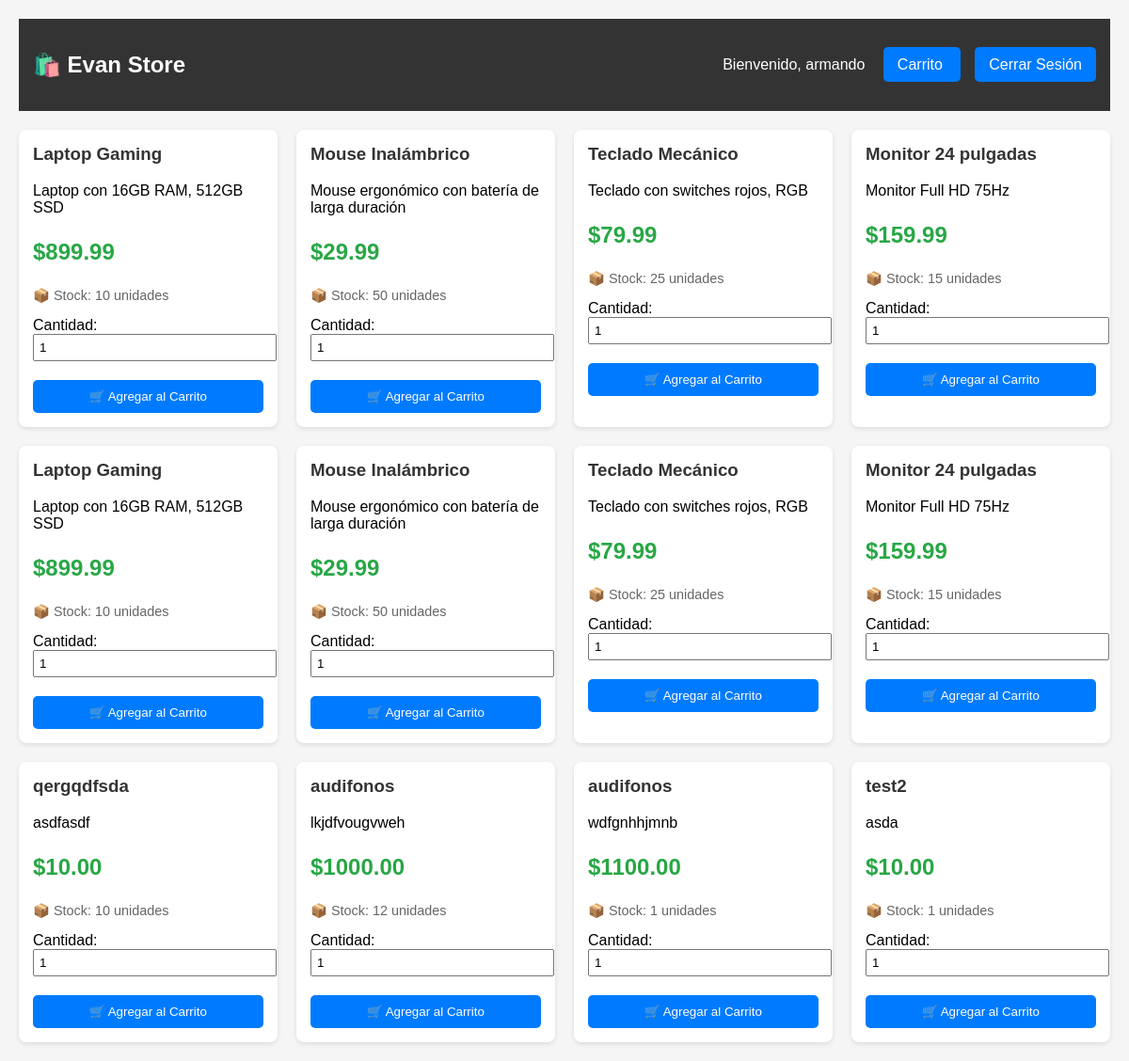
Page /tienda (signed in) on the earlier database version.
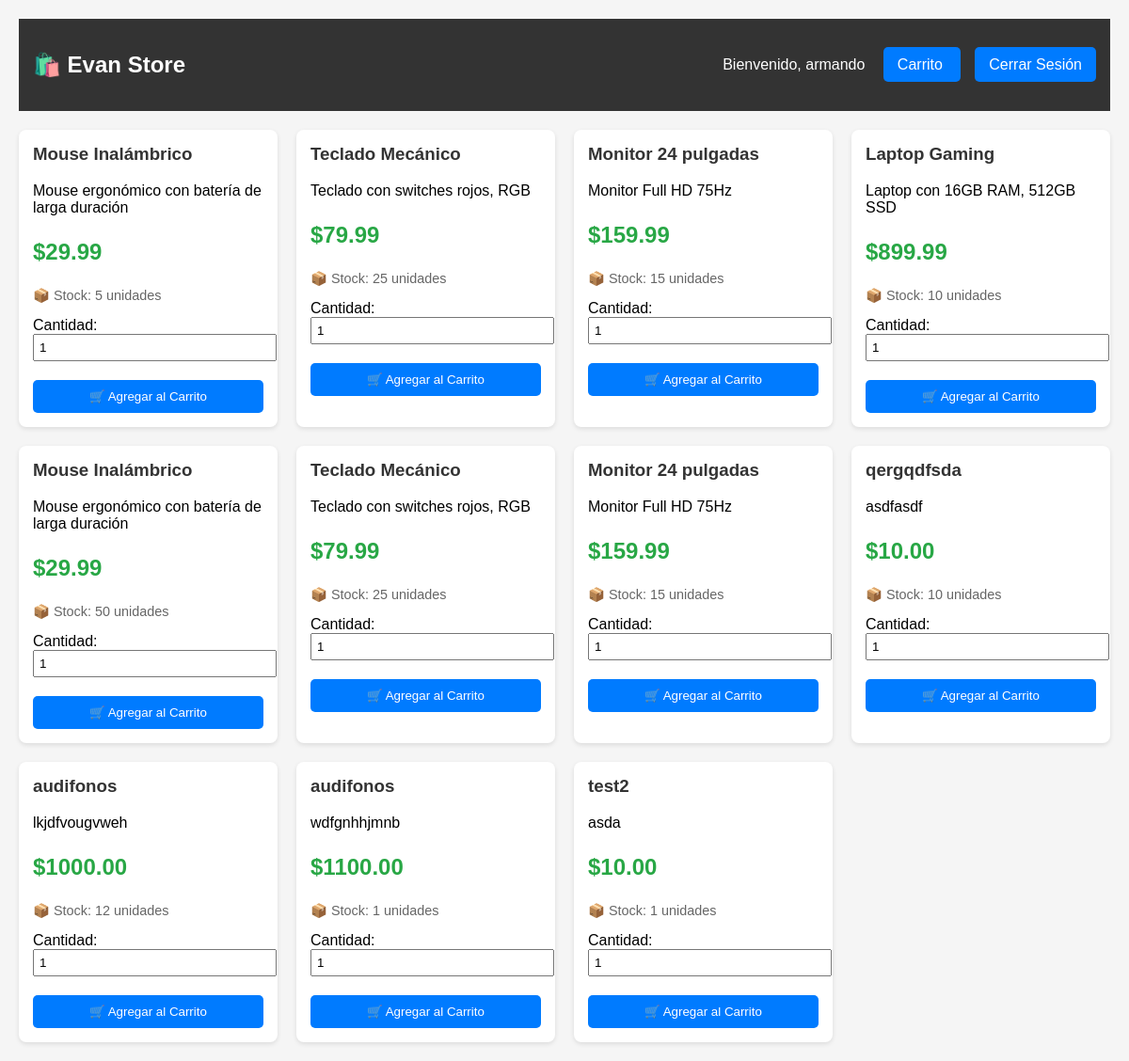
Same page on the later database version.
### models.py (models this page shows, shortened)
class Usuario(UserMixin, db.Model):
    id = db.Column(db.Integer, primary_key=True)
    nombre = db.Column(db.String(100), nullable=False)
    usuario = db.Column(db.String(80), unique=True, nullable=False)
    celular = db.Column(db.String(20), nullable=False)
    email = db.Column(db.String(120), unique=True, nullable=False)
    password_hash = db.Column(db.String(255), nullable=False)
    es_admin = db.Column(db.Boolean, default=False)
    fecha_registro = db.Column(db.DateTime, default=datetime.utcnow)

class Producto(db.Model):
    id = db.Column(db.Integer, primary_key=True)
    nombre = db.Column(db.String(200), nullable=False)
    descripcion = db.Column(db.Text)
    precio = db.Column(db.Float, nullable=False)
    stock = db.Column(db.Integer, default=0)
    imagen_url = db.Column(db.String(500))
    categoria = db.Column(db.String(100))
    fecha_creacion = db.Column(db.DateTime, default=datetime.utcnow)

### app.py (the view)
@app.route('/tienda')
@login_required
def tienda():
    productos = Producto.query.all()
    return render_template('productos.html', productos=productos)

### app.py (called while the page is built)
@login_manager.user_loader
def load_user(user_id):
    return Usuario.query.get(int(user_id))

### templates/productos.html (shortened to what this page needs)
<!DOCTYPE html>
<html lang="es">
<head>
</head>
<body>
    <div class="navbar">
    <h2>🛍️ Evan Store</h2>
    <div>
        <span>Bienvenido, {{ current_user.nombre }}</span>
        <a href="{{ url_for('ver_carrito') }}" class="btn btn-primary me-2"> Carrito </a>
        <a href="{{ url_for('logout') }}" class="btn btn-primary me-2">Cerrar Sesión</a>
    </div>
    </div>
    <div class="productos-container">
        {% for producto in productos %}
        <div class="producto-card">
            <h3>{{ producto.nombre }}</h3>
            <p>{{ producto.descripcion[:100] if producto.descripcion else 'Sin descripción' }}</p>
            <p class="precio">${{ "%.2f"|format(producto.precio) }}</p>
            <p class="stock">📦 Stock: {{ producto.stock }} unidades</p>
            <label>Cantidad:</label>
            <input type="number" id="cantidad-{{ producto.id }}" value="1" min="1" max="{{ producto.stock }}" style="width: 100%; margin-bottom: 10px; padding: 5px;">
            <button class="btn" onclick="agregarAlCarrito({{ producto.id }})">
                🛒 Agregar al Carrito
            </button>
        </div>
        {% endfor %}
    </div>
</body>
</html>

### templates/productos.html (style rules this page uses)
body { font-family: Arial, sans-serif; margin: 0; padding: 20px; background: #f5f5f5; }
.navbar { background: #333; color: white; padding: 15px; margin-bottom: 20px; display: flex; justify-content: space-between; align-items: center; }
.navbar a { color: white; text-decoration: none; margin-left: 15px; }
.productos-container { display: grid; grid-template-columns: repeat(auto-fill, minmax(250px, 1fr)); gap: 20px; max-width: 1200px; margin: 0 auto; }
.producto-card { background: white; border-radius: 8px; padding: 15px; box-shadow: 0 2px 5px rgba(0,0,0,0.1); }
.producto-card h3 { margin-top: 0; color: #333; }
.precio { font-size: 1.5em; color: #28a745; font-weight: bold; }
.stock { color: #666; font-size: 0.9em; }
.btn { background: #007bff; color: white; border: none; padding: 10px 15px; border-radius: 5px; cursor: pointer; width: 100%; margin-top: 10px; }

Differences in the rows shown:
removed Producto: nombre "Laptop Gaming", descripcion "Laptop con 16GB RAM, 512GB SSD", precio "899.99", stock "10", id "1"
changed Producto (number 1 of 11 on the later page): stock "50" → "5"
